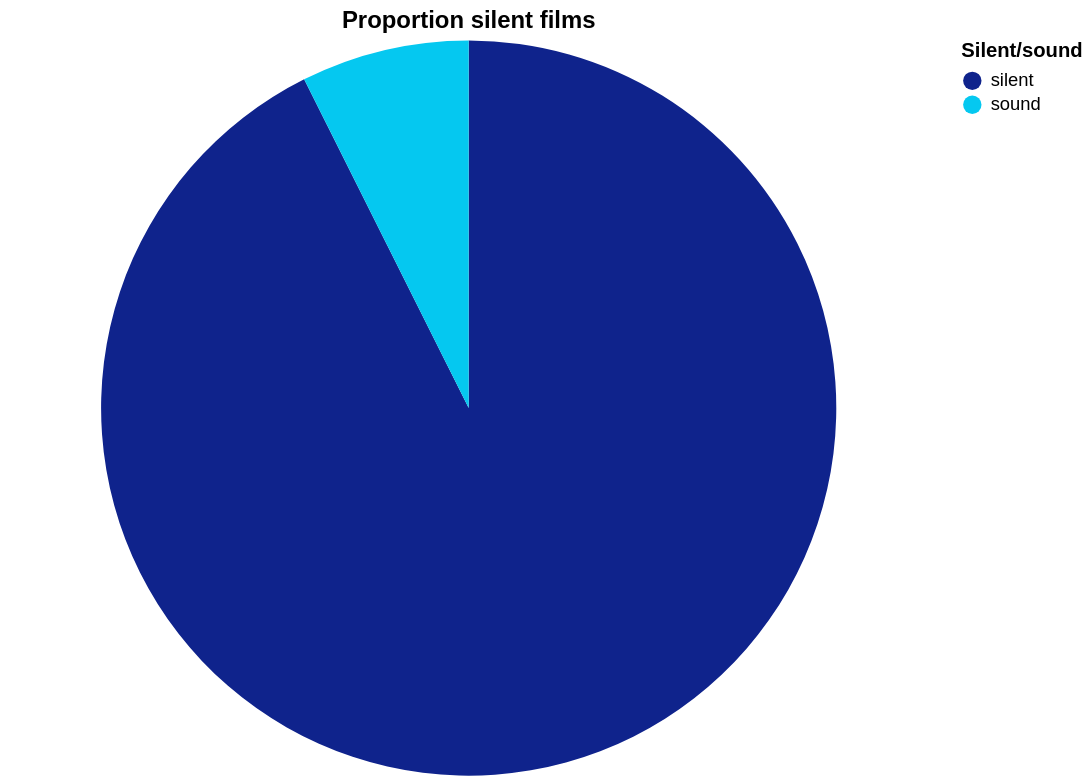

Vega-Lite specification for this chart:
### Vega-Lite specification from a JSON file in a GitHub repository (floating-point values rounded to 4 significant figures)
{"$schema": "https://vega.github.io/schema/vega-lite/v5.json", "title": "Proportion silent films", "description": "Proportion of silent films and films with sound", "width": 500, "height": 400, "data": {"values": [{"Silent": "silent", "Number of films": 840, "color": "#0F238C"}, {"Silent": "sound", "Number of films": 67, "color": "#05c8f0"}]}, "mark": {"type": "arc", "tooltip": true}, "encoding": {"color": {"field": "Silent", "title": "Silent/sound", "type": "nominal", "scale": {"range": {"field": "color"}}}, "theta": {"field": "Number of films", "type": "quantitative", "title": "Number of films"}}, "config": {"countTitle": "Count", "axisX": {"labelAngle": -40, "titleColor": "grey", "labelColor": "grey"}, "axisY": {"titleColor": "grey", "labelColor": "grey"}}}
